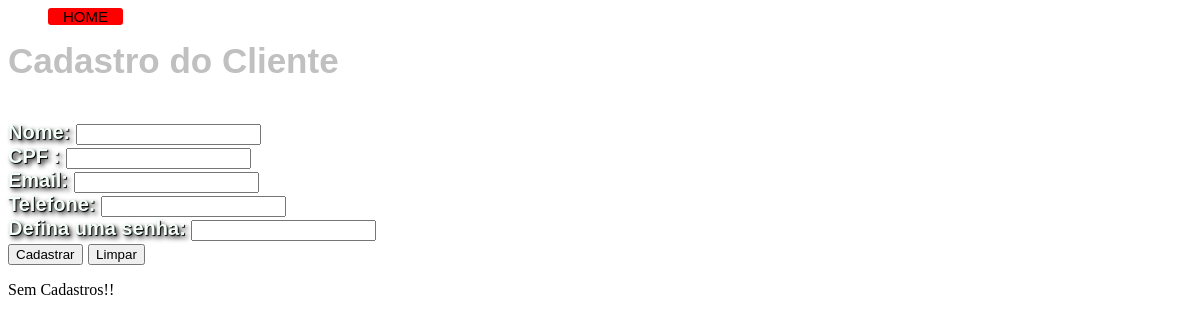
Before: /cadastroCliente.php with the older database file.
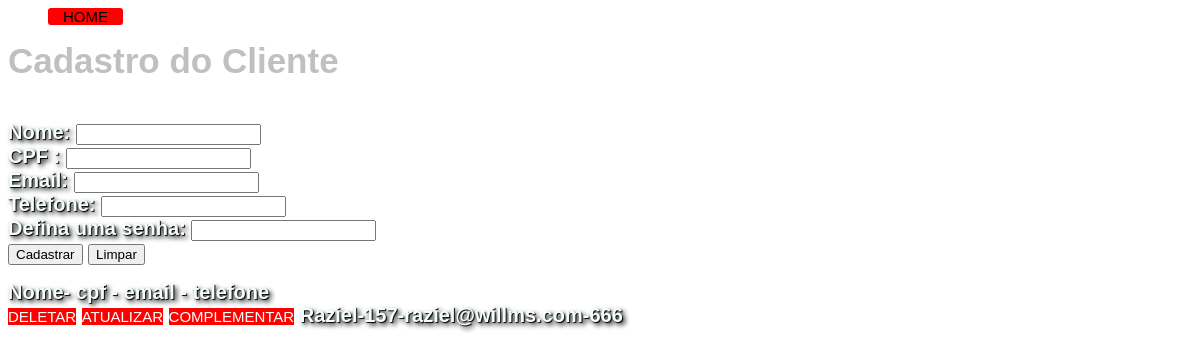
After: the same page with the newer database file.
### tables this page shows
create table Cliente(
	id_cliente integer primary key auto_increment,
	nome_cliente varchar(50)unique,
	cpf varchar(15),
	email varchar(50),
	telefone varchar(14),
	senha varchar(100)
 );

### funcoesevento.php (the view, shortened to what this page needs)
        <?php
function form()
{
    ?>
    <form method="post" action="cadastroCliente.php">
        <estilobody>
            Nome: <input type="text" name="nomeCliente"/><br>
            CPF : <input type="number" name="cpf"/><br>
            Email: <input type="text" name="email"/><br>
            Telefone: <input type="number" name="telefone"/><br>
            Defina uma senha: <input type="password" name="senha"/><br>
            <input type="submit" name="action" value="Cadastrar"/>
            <input type="reset" value="Limpar"><br>
        </estilobody>
    </form>
    <?php
}
function consultarClientes($pdo, $atualizarID = null)
{
    if (is_null($atualizarID)) {
        $consulta = $pdo->query('SELECT * FROM Cliente');
    } else {
        $consulta = $pdo->query(
            "SELECT * FROM Cliente WHERE id_cliente = $atualizarID;");
    }
    $ClienteArray = $consulta->fetchAll(PDO::FETCH_ASSOC);
    return $ClienteArray;
}
function listarCliente($pdoconexcao)
{
    $ClienteArray = consultarClientes($pdoconexcao);
    if (!empty($ClienteArray)) {
        ?>
        <estilobody>
            <?php
            echo 'Nome' . '- ' . 'cpf' . ' - ' . 'email' . ' - ' . 'telefone' . '<br>';
            foreach ($ClienteArray as $ClienteDados) {
                echo '<a href="cadastroCliente.php?deletarID='
                    . $ClienteDados['id_cliente'] . '">Deletar</a> '
                    . '<a href="cadastroCliente.php?atualizarID='
                    . $ClienteDados['id_cliente'] . '">Atualizar</a> '
                    . '<a href="endereco.php?atualizarID='
                    . $ClienteDados['id_cliente'] . '">Complementar</a> '
                    . $ClienteDados['nome_cliente'] . '-'
                    . $ClienteDados['cpf'] . '-'
                    . $ClienteDados['email'] . '-'
                    . $ClienteDados['telefone'] . '<br>' . PHP_EOL;
            }
            ?>
        </estilobody>
        <?php
    } else {
        echo "Sem Cadastros!!";
    }
}
        ?>

### cadastroCliente.php (shortened to what this page needs)
<html>
<body>
<ul>
    <li><a href="menu.php">Home</a></li>
</ul>
</body>
<head>
    <estiloTitle>
        Cadastro do Cliente<br><br>
    </estiloTitle>
</head>
</html>
<?php
require_once "funcoesEvento.php";
$pdo = new PDO("mysql:host=localhost:3306; dbname=RockinRS;charset=latin1", 'root', '');
$action = filter_input(INPUT_POST, 'action', FILTER_SANITIZE_STRING);
$atualizarID = filter_input(INPUT_GET, 'atualizarID', FILTER_VALIDATE_INT);
$deletarID = filter_input(INPUT_GET, 'deletarID', FILTER_VALIDATE_INT);
if (empty($atualizarID) && empty($deletarID) && empty($action)) {
    form();
    listarCliente($pdo);
}
        ?>

### style.php (style rules this page uses)
body { background-image: url("img/fundo4.jpg"); }
estiloTitle { font: bold 20px Broadway, Arial, Sans-Serif; font-size: 35px; color: silver; font-weight: bolder; text-shadow: 0px 2px 2px rgba(255, 255, 255, 0.4); }
estilobody { font: bold 20px Helvetica, Arial, Sans-Serif; color: mintcream; font-weight: bolder; text-shadow: 1px 1px 1px black, 3px 3px 5px black; }
a { background-color: red; color: white; font-size: 15px; font-weight: normal; text-decoration: none; text-transform: uppercase; text-shadow: none; }
ul li { list-style-type: none; display: inline; padding-left: 15px; padding-right: 15px; background-color: red; font-family: "Trebuchet MS", Arial, "Microsoft YaHei Light", SansSerif; font-size: 15px; color: black; border-radius: 3px; -moz-border-radius: 3px; -webkit-border-radius: 3px; }
ul li a { font-family: "Trebuchet MS", Arial, "Microsoft YaHei Light", SansSerif; font-size: 15px; color: black; text-decoration: none; }

Changed rows visible on the page:
added cliente: nome_cliente "Raziel", cpf "157", email "raziel@willms.com", telefone "666"
Other visible differences:
text no longer shown: "Sem Cadastros!!"
text now shown: "Nome - cpf - email - telefone"
